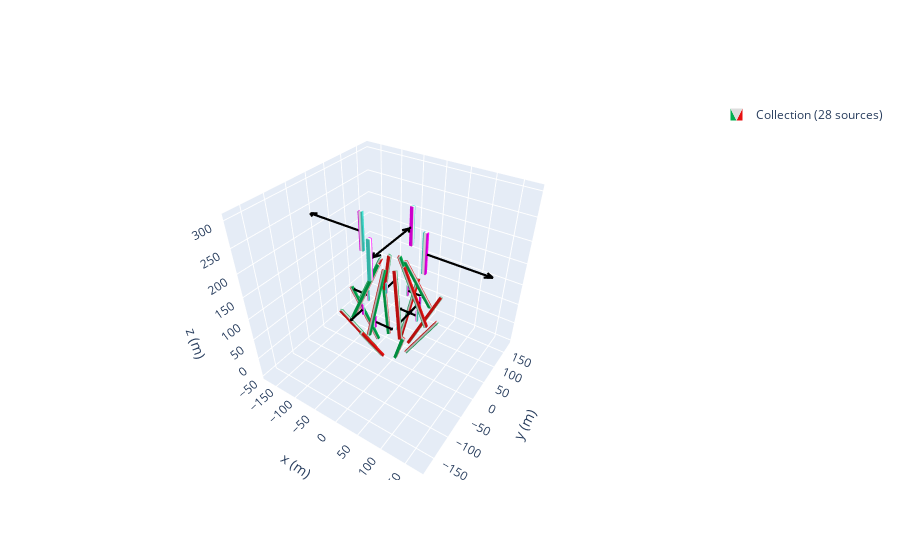

Source (notebook cell):
### Code cell
zeeman_prof = magpy.Collection()
j = 30
n = 8
a = 0# distance it circles aroundthe center 
c = 30 #angle of first bar
d =  24#angle of second bar
b = -190# distnace the two section of the array are apart from each other
k = -100 #the first and second magnent are apart
e = 40
l = -5
p= -20# distance the thrid and 4th magnet are apart from each other
m  = -42
mystyle = mstyle = dict(
    mode="color+arrow",
    color=dict(north="magenta", middle="white", south="turquoise"),
    arrow=dict(width=2, color="k")
)
angles = np.linspace(0, 360, n, endpoint=False)
for i in angles:
    cube1= magpy.magnet.Cuboid(
    dimension=(6,6,125),
    polarization=(-(1.080),0,0),
    position=(70+a+l,0,140+k))
    cube2 = magpy.magnet.Cuboid(dimension= (4,4,25),
    polarization=(-1.17,0,0),
    position=(60+a+l,0,50+e),style_magnetization = mystyle)
    cube3= magpy.magnet.Cuboid(
    dimension=(6,6,125),
    polarization=(1.08,0,0),
    position=(91.5+m,0,320+b))
 
#     cube5 = magpy.magnet.Cuboid(dimension= (4,4,25),
#     polarization=(-1.17,0,0),
#     position=(90+a+p+m,0,190))

#     cube6 = magpy.magnet.Cuboid(dimension= (4,4,25),
#     polarization=(-1.17,0,0),
#     position=(80+a+p+m,0,200),
# )
   


    cube1.rotate_from_angax(i, 'z')
    cube1.rotate_from_angax(c, 'y',)
    cube1.rotate_from_angax(i, 'z', anchor=0)
 
 
    cube2.rotate_from_angax(i, 'z',anchor = 0)
    cube2.rotate_from_angax(i, 'z')
    cube3.rotate_from_angax(i, 'z', anchor=0)
    cube3.rotate_from_angax(-d, 'y')
    cube3.rotate_from_angax(i, 'z')
  
    #cube4.rotate_from_angax(i, 'z', anchor=0)
    #cube4.rotate_from_angax(-d, 'y')
    #cube4.rotate_from_angax(i, 'z')
    

    zeeman_prof.add(cube1)
    zeeman_prof.add(cube2)
    zeeman_prof.add(cube3)
    #zeeman_prof.add(cube4)
    # zeeman_prof.add(cube5)
    # zeeman_prof.add(cube6)
    j = j+1


tfmot = magpy.Collection()
N = 4
angles = np.linspace(0,360,N,endpoint=False)
pol = [0,180,0,180]
l = 35
halbach = magpy.Collection()
mystyle = mstyle = dict(
    mode="color+arrow",
    color=dict(north="magenta", middle="white", south="turquoise"),
    arrow=dict(width=2, color="k"),
)
for a in range(len(angles)):
    cube= magpy.magnet.Cuboid(
    dimension=(8,6,80),
    polarization=(1.17,0,0),
    position=(30+l,0,230),
    style_magnetization = mystyle)
    print(a)
    cube.rotate_from_angax(angles[a], 'z',anchor = 0)
    cube.rotate_from_angax(pol[a], 'z')

    tfmot.add(cube)

b_tot = magpy.Collection()
b_tot.add(zeeman_prof,tfmot,override_parent=True)
b_tot.show()

### Figure 1 — Plotly figure (JSON) as saved in the notebook; plotly's stock layout.template omitted (floating-point values rounded to 4 significant figures; data arrays with more than 128 entries replaced by an {"elided": "..."} marker saying what was removed)
{"data": [{"color": "#2e91e5", "colorscale": [[0, "#00b050"], [0.16, "#00b050"], [0.26, "#dddddd"], [0.74, "#dddddd"], [0.84, "#e71111"], [1, "#e71111"]], "i": {"elided": "192 int values"}, "intensity": [1, 1, 0, 0, 1, 1, 0, 0, 0, 0, 1, 1, 0, 0, 1, 1, 1, 1, 0, 0, 1, 1, 0, 0, 0, 0, 1, 1, 0, 0, 1, 1, 1, 1, 0, 0, 1, 1, 0, 0, 0, 0, 1, 1, 0, 0, 1, 1, 1, 1, 0, 0, 1, 1, 0, 0, 0, 0, 1, 1, 0, 0, 1, 1, 1, 1, 0, 0, 1, 1, 0, 0, 0, 0, 1, 1, 0, 0, 1, 1, 1, 1, 0, 0, 1, 1, 0, 0, 0, 0, 1, 1, 0, 0, 1, 1, 1, 1, 0, 0, 1, 1, 0, 0, 0, 0, 1, 1, 0, 0, 1, 1, 1, 1, 0, 0, 1, 1, 0, 0, 0, 0, 1, 1, 0, 0, 1, 1], "j": {"elided": "192 int values"}, "k": {"elided": "192 int values"}, "legendgroup": "Collection(id=2817287382288)", "name": "Collection (28 sources)", "opacity": 1, "showlegend": true, "showscale": false, "type": "mesh3d", "x": [31.15, 31.15, 36.35, 36.35, 93.65, 93.65, 98.85, 98.85, 72.18, 72.18, 77.66, 77.66, 21.34, 21.34, 26.82, 26.82, 26.86, 21.27, 20.86, 26.46, 71.06, 65.46, 65.06, 70.66, 55.98, 50.24, 49.98, 55.72, 20.03, 14.29, 14.03, 19.77, 3.0, 3.0, -3.0, -3.0, 3.0, 3.0, -3.0, -3.0, 3.0, 3.0, -3.0, -3.0, 3.0, 3.0, -3.0, -3.0, -26.46, -20.86, -21.27, -26.86, -70.66, -65.06, -65.46, -71.06, -55.72, -49.98, -50.24, -55.98, -19.77, -14.03, -14.29, -20.03, -36.35, -36.35, -31.15, -31.15, -98.85, -98.85, -93.65, -93.65, -77.66, -77.66, -72.18, -72.18, -26.82, -26.82, -21.34, -21.34, -20.86, -26.46, -26.86, -21.27, -65.06, -70.66, -71.06, -65.46, -49.98, -55.72, -55.98, -50.24, -14.03, -19.77, -20.03, -14.29, 3.0, 3.0, -3.0, -3.0, 3.0, 3.0, -3.0, -3.0, 3.0, 3.0, -3.0, -3.0, 3.0, 3.0, -3.0, -3.0, 21.27, 26.86, 26.46, 20.86, 65.46, 71.06, 70.66, 65.06, 50.24, 55.98, 55.72, 49.98, 14.29, 20.03, 19.77, 14.03], "y": [-3, 3, 3, -3, -3, 3, 3, -3, -3.0, 3.0, 3.0, -3.0, -3.0, 3.0, 3.0, -3.0, 20.86, 21.27, 26.86, 26.46, 65.06, 65.46, 71.06, 70.66, 49.98, 50.24, 55.98, 55.72, 14.03, 14.29, 20.03, 19.77, 36.35, 31.15, 31.15, 36.35, 98.85, 93.65, 93.65, 98.85, 77.66, 72.18, 72.18, 77.66, 26.82, 21.34, 21.34, 26.82, 26.46, 26.86, 21.27, 20.86, 70.66, 71.06, 65.46, 65.06, 55.72, 55.98, 50.24, 49.98, 19.77, 20.03, 14.29, 14.03, -3.0, 3.0, 3.0, -3.0, -3.0, 3.0, 3.0, -3.0, -3.0, 3.0, 3.0, -3.0, -3.0, 3.0, 3.0, -3.0, -26.86, -26.46, -20.86, -21.27, -71.06, -70.66, -65.06, -65.46, -55.98, -55.72, -49.98, -50.24, -20.03, -19.77, -14.03, -14.29, -31.15, -36.35, -36.35, -31.15, -93.65, -98.85, -98.85, -93.65, -72.18, -77.66, -77.66, -72.18, -21.34, -26.82, -26.82, -21.34, -21.27, -20.86, -26.46, -26.86, -65.46, -65.06, -70.66, -71.06, -50.24, -49.98, -55.72, -55.98, -14.29, -14.03, -19.77, -20.03], "z": [-12.63, -12.63, -15.63, -15.63, 95.63, 95.63, 92.63, 92.63, 71.68, 71.68, 74.12, 74.12, 185.9, 185.9, 188.3, 188.3, -14.13, -12.01, -14.13, -16.25, 94.13, 96.25, 94.13, 92.01, 72.9, 71.18, 72.9, 74.63, 187.1, 185.4, 187.1, 188.8, -15.63, -12.63, -12.63, -15.63, 92.63, 95.63, 95.63, 92.63, 74.12, 71.68, 71.68, 74.12, 188.3, 185.9, 185.9, 188.3, -16.25, -14.13, -12.01, -14.13, 92.01, 94.13, 96.25, 94.13, 74.63, 72.9, 71.18, 72.9, 188.8, 187.1, 185.4, 187.1, -15.63, -15.63, -12.63, -12.63, 92.63, 92.63, 95.63, 95.63, 74.12, 74.12, 71.68, 71.68, 188.3, 188.3, 185.9, 185.9, -14.13, -16.25, -14.13, -12.01, 94.13, 92.01, 94.13, 96.25, 72.9, 74.63, 72.9, 71.18, 187.1, 188.8, 187.1, 185.4, -12.63, -15.63, -15.63, -12.63, 95.63, 92.63, 92.63, 95.63, 71.68, 74.12, 74.12, 71.68, 185.9, 188.3, 188.3, 185.9, -12.01, -14.13, -16.25, -14.13, 96.25, 94.13, 92.01, 94.13, 71.18, 72.9, 74.63, 72.9, 185.4, 187.1, 188.8, 187.1]}, {"color": "#2e91e5", "colorscale": [[0, "turquoise"], [0.16, "turquoise"], [0.26, "white"], [0.74, "white"], [0.84, "magenta"], [1, "magenta"]], "i": {"elided": "144 int values"}, "intensity": [1, 1, 0, 0, 1, 1, 0, 0, 1, 1, 0, 0, 1, 1, 0, 0, 1, 1, 0, 0, 1, 1, 0, 0, 1, 1, 0, 0, 1, 1, 0, 0, 1, 1, 0, 0, 1, 1, 0, 0, 1, 1, 0, 0, 1, 1, 0, 0, 1, 1, 0, 0, 1, 1, 0, 0, 1, 1, 0, 0, 1, 1, 0, 0, 0, 0, 1, 1, 0, 0, 1, 1, 0, 0, 1, 1, 0, 0, 1, 1, 0, 0, 1, 1, 0, 0, 1, 1, 0, 0, 1, 1, 0, 0, 1, 1], "j": {"elided": "144 int values"}, "k": {"elided": "144 int values"}, "legendgroup": "Collection(id=2817287382288)", "name": "Collection (28 sources)", "opacity": 1, "showlegend": false, "showscale": false, "type": "mesh3d", "x": [53, 53, 57, 57, 53, 53, 57, 57, 40.89, 36.89, 36.89, 40.89, 40.89, 36.89, 36.89, 40.89, 2.0, 2.0, -2.0, -2.0, 2.0, 2.0, -2.0, -2.0, -40.89, -36.89, -36.89, -40.89, -40.89, -36.89, -36.89, -40.89, -57, -57, -53, -53, -57, -57, -53, -53, -36.89, -40.89, -40.89, -36.89, -36.89, -40.89, -40.89, -36.89, 2.0, 2.0, -2.0, -2.0, 2.0, 2.0, -2.0, -2.0, 36.89, 40.89, 40.89, 36.89, 36.89, 40.89, 40.89, 36.89, 61, 61, 69, 69, 61, 61, 69, 69, -3.0, 3.0, 3.0, -3.0, -3.0, 3.0, 3.0, -3.0, -61, -61, -69, -69, -61, -61, -69, -69, 3.0, -3.0, -3.0, 3.0, 3.0, -3.0, -3.0, 3.0], "y": [-2, 2, 2, -2, -2, 2, 2, -2, 36.89, 36.89, 40.89, 40.89, 36.89, 36.89, 40.89, 40.89, 57, 53, 53, 57, 57, 53, 53, 57, 40.89, 40.89, 36.89, 36.89, 40.89, 40.89, 36.89, 36.89, -2.0, 2.0, 2.0, -2.0, -2.0, 2.0, 2.0, -2.0, -40.89, -40.89, -36.89, -36.89, -40.89, -40.89, -36.89, -36.89, -53, -57, -57, -53, -53, -57, -57, -53, -36.89, -36.89, -40.89, -40.89, -36.89, -36.89, -40.89, -40.89, -3, 3, 3, -3, -3, 3, 3, -3, 69, 69, 61, 61, 69, 69, 61, 61, 3.0, -3.0, -3.0, 3.0, 3.0, -3.0, -3.0, 3.0, -69, -69, -61, -61, -69, -69, -61, -61], "z": [77.5, 77.5, 77.5, 77.5, 102.5, 102.5, 102.5, 102.5, 77.5, 77.5, 77.5, 77.5, 102.5, 102.5, 102.5, 102.5, 77.5, 77.5, 77.5, 77.5, 102.5, 102.5, 102.5, 102.5, 77.5, 77.5, 77.5, 77.5, 102.5, 102.5, 102.5, 102.5, 77.5, 77.5, 77.5, 77.5, 102.5, 102.5, 102.5, 102.5, 77.5, 77.5, 77.5, 77.5, 102.5, 102.5, 102.5, 102.5, 77.5, 77.5, 77.5, 77.5, 102.5, 102.5, 102.5, 102.5, 77.5, 77.5, 77.5, 77.5, 102.5, 102.5, 102.5, 102.5, 190, 190, 190, 190, 270, 270, 270, 270, 190, 190, 190, 190, 270, 270, 270, 270, 190, 190, 190, 190, 270, 270, 270, 270, 190, 190, 190, 190, 270, 270, 270, 270]}, {"legendgroup": "Collection(id=2817287382288)", "line": {"color": "black", "dash": "solid", "width": 4.4}, "mode": "lines", "name": "Collection (28 sources)", "opacity": 1, "showlegend": false, "type": "scatter3d", "x": [null, 55, 17.5, 21.25, 17.5, 21.25, 17.5, 17.5, null, 38.89, 38.89, 41.14, 38.89, 36.64, 38.89, 38.89, null, 1.221e-14, 37.5, 33.75, 37.5, 33.75, 37.5, 37.5, null, -38.89, -38.89, -41.14, -38.89, -36.64, -38.89, -38.89, null, -55, -92.5, -88.75, -92.5, -88.75, -92.5, -92.5, null, -38.89, -38.89, -36.64, -38.89, -41.14, -38.89, -38.89, null, -1.221e-14, 37.5, 33.75, 37.5, 33.75, 37.5, 37.5, null, 38.89, 38.89, 36.64, 38.89, 41.14, 38.89, 38.89, null, 65, 185.0, 173.0, 185.0, 173.0, 185.0, 185.0, null, 1.443e-14, 1.443e-14, 7.2, 1.443e-14, -7.2, 1.443e-14, 1.443e-14, null, -65, -185.0, -173.0, -185.0, -173.0, -185.0, -185.0, null, -1.443e-14, -1.443e-14, -7.2, -1.443e-14, 7.2, -1.443e-14, -1.443e-14], "y": [null, 0, 8.327e-15, -2.25, 8.327e-15, 2.25, 8.327e-15, 8.327e-15, null, 38.89, 1.391, 5.141, 1.391, 5.141, 1.391, 1.391, null, 55, 55.0, 57.25, 55.0, 52.75, 55.0, 55.0, null, 38.89, 76.39, 72.64, 76.39, 72.64, 76.39, 76.39, null, 6.735e-15, 2.425e-14, -2.25, 2.425e-14, 2.25, 2.425e-14, 2.425e-14, null, -38.89, -76.39, -72.64, -76.39, -72.64, -76.39, -76.39, null, -55, -55.0, -52.75, -55.0, -57.25, -55.0, -55.0, null, -38.89, -1.391, -5.141, -1.391, -5.141, -1.391, -1.391, null, 0, 2.665e-14, 7.2, 2.665e-14, -7.2, 2.665e-14, 2.665e-14, null, 65, -55.0, -43.0, -55.0, -43.0, -55.0, -55.0, null, 7.96e-15, -3.99e-15, -7.2, -3.99e-15, 7.2, -3.99e-15, -3.99e-15, null, -65, 55.0, 43.0, 55.0, 43.0, 55.0, 55.0], "z": [null, 90, 90, 90, 90, 90, 90, 90, null, 90, 90, 90, 90, 90, 90, 90, null, 90, 90, 90, 90, 90, 90, 90, null, 90, 90, 90, 90, 90, 90, 90, null, 90, 90, 90, 90, 90, 90, 90, null, 90, 90, 90, 90, 90, 90, 90, null, 90, 90, 90, 90, 90, 90, 90, null, 90, 90, 90, 90, 90, 90, 90, null, 230, 230, 230, 230, 230, 230, 230, null, 230, 230, 230, 230, 230, 230, 230, null, 230, 230, 230, 230, 230, 230, 230, null, 230, 230, 230, 230, 230, 230, 230]}], "layout": {"legend": {"itemsizing": "constant"}, "scene": {"aspectmode": "manual", "aspectratio": {"x": 1, "y": 1, "z": 1}, "camera": {"eye": {"x": 1, "y": -1.5, "z": 1.4}}, "xaxis": {"autorange": false, "range": [-185.0, 185.0], "title": {"text": "x (m)"}}, "yaxis": {"autorange": false, "range": [-185.0, 185.0], "title": {"text": "y (m)"}}, "zaxis": {"autorange": false, "range": [-58.12, 311.9], "title": {"text": "z (m)"}}}}}
